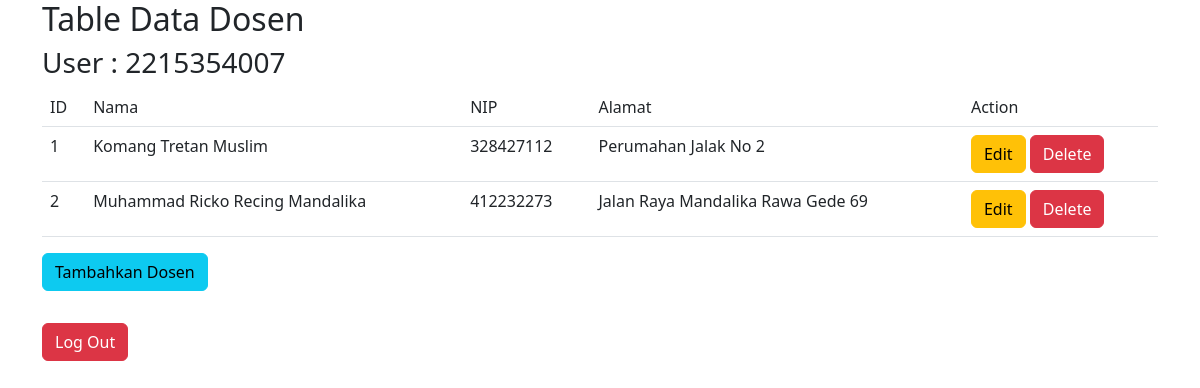
Screenshot of /table/dataDosen.php (signed in) with the database file from the repository.
### tables this page shows
CREATE TABLE `dosenmember` (
  `id` int(11) NOT NULL,
  `nama` varchar(64) NOT NULL,
  `nip` int(15) NOT NULL,
  `alamat` varchar(64) NOT NULL
);

### table/dataDosen.php (the view, shortened to what this page needs)
<html lang="en">
<head>
    <link href="https://cdn.jsdelivr.net/npm/bootstrap@5.3.0-alpha3/dist/css/bootstrap.min.css" rel="stylesheet">
</head>
<body>
<div class="container">
    <h2>Table Data Dosen</h2>
    <h3>User : <?php echo $_SESSION['usertable'] ?></h3>
    <table class="table">
        <tr>
            <td>ID</td>
            <td>Nama</td>
            <td>NIP</td>
            <td>Alamat</td>
            <td>Action</td>
        </tr>
        <?php
        global $koneksi;
        $data = mysqli_query($koneksi, "SELECT * FROM dosenmember");
        while ($result = mysqli_fetch_array($data)){
            ?>
            <tr>
                <td><?php echo $result['id'] ?></td>
                <td><?php echo $result['nama'] ?></td>
                <td><?php echo $result['nip'] ?></td>
                <td><?php echo $result['alamat'] ?></td>
                <td><a class="btn btn-warning" href="../utils/editDosen.php?edit=<?php echo $result['id']; ?>">Edit</a>
                    <a class="btn btn-danger" href="../action/deleteAction2.php?delete=<?php echo $result['id']; ?>">Delete</a>
                </td>
            </tr>
            <?php
        }
        ?>
    </table>
    <form action="../utils/addDosen.php">
        <button type="submit" class="btn btn-info mb-3">Tambahkan Dosen</button>
    </form>
    <form action="../action/logoutAction.php">
        <button type="submit" class="btn btn-danger mb-3">Log Out</button>
    </form>
</div>
</body>
</html>

### rows the page displays
dosenmember: id "1", nama "Komang Tretan Muslim", nip "328427112", alamat "Perumahan Jalak No 2"
dosenmember: id "2", nama "Muhammad Ricko Recing Mandalika", nip "412232273", alamat "Jalan Raya Mandalika Rawa Gede 69"

### other values shown
$_SESSION['usertable'] "2215354007"
